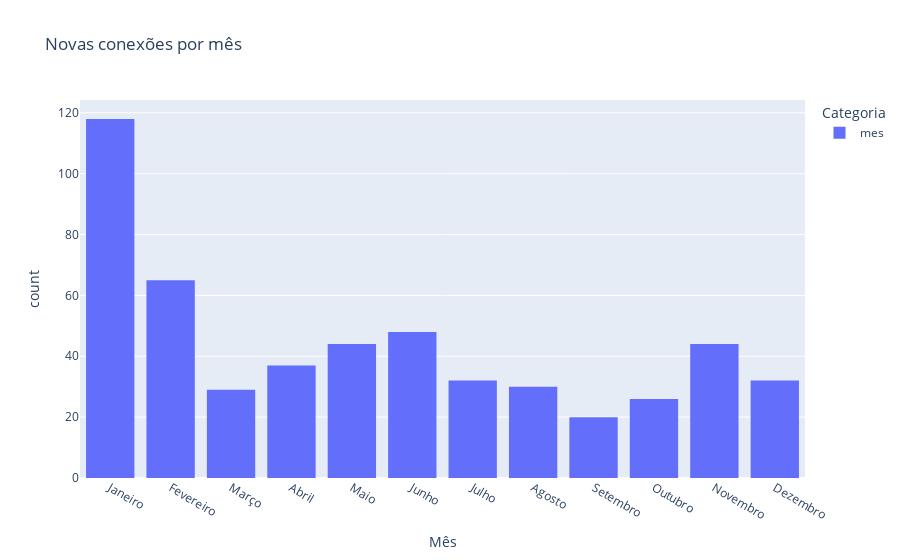

Notebook code cell kept with this figure:
### Code cell
#Contagem por mês 
grafico = px.histogram(conexoes['mes'], 
                       title = 'Novas conexões por mês',
                       labels={ "value": "Mês",
                         'variable': 'Categoria',})

grafico.show()

### Figure 1 — Plotly figure (JSON) as saved in the notebook; plotly's stock layout.template omitted (floating-point values rounded to 4 significant figures; data arrays with more than 128 entries replaced by an {"elided": "..."} marker saying what was removed)
{"data": [{"alignmentgroup": "True", "bingroup": "x", "hovertemplate": "Categoria=mes<br>Mês=%{x}<br>count=%{y}<extra></extra>", "legendgroup": "mes", "marker": {"color": "#636efa"}, "name": "mes", "offsetgroup": "mes", "orientation": "v", "showlegend": true, "type": "histogram", "x": {"elided": "525 str values"}, "xaxis": "x", "yaxis": "y"}], "layout": {"barmode": "relative", "legend": {"title": {"text": "Categoria"}, "tracegroupgap": 0}, "title": {"text": "Novas conexões por mês"}, "xaxis": {"anchor": "y", "domain": [0, 1], "title": {"text": "Mês"}}, "yaxis": {"anchor": "x", "domain": [0, 1], "title": {"text": "count"}}}}
